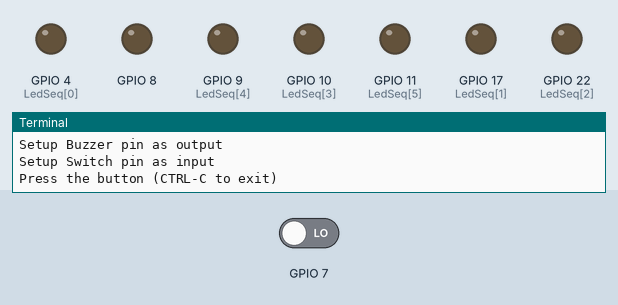
This program was run on a simulated Raspberry Pi (BCM pin numbers). Parts: output pins drawn as LEDs (lit = HIGH), the last lines printed to the terminal. Inputs (shaded band) come from the test bench; at power-on: GPIO 7 LOW.

Above: at 1.2 s.
1.3 s: GPIO 7 driven HIGH
At 2.5 s:
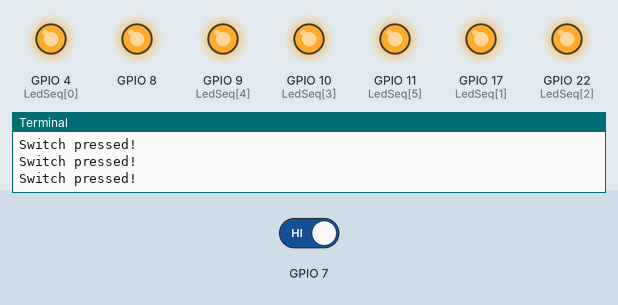
2.8 s: GPIO 7 driven LOW
At 4.2 s:
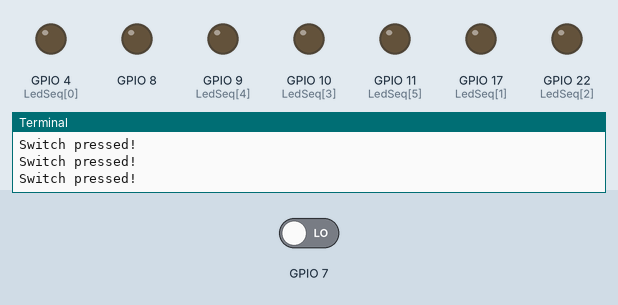
Timing chart, 0 to 5.8 s (numbered marks = the images above; inputs shaded):
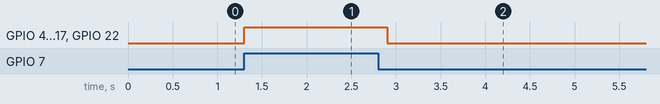

Measured:
- after the input at 1.3 s, GPIO 4 (LedSeq[0]), GPIO 8, GPIO 9 (LedSeq[4]), GPIO 10 (LedSeq[3]), GPIO 11 (LedSeq[5]), GPIO 17 (LedSeq[1]), GPIO 22 (LedSeq[2]): LOW → HIGH at once
- after the input at 2.8 s, GPIO 4 (LedSeq[0]), GPIO 8, GPIO 9 (LedSeq[4]), GPIO 10 (LedSeq[3]), GPIO 11 (LedSeq[5]), GPIO 17 (LedSeq[1]), GPIO 22 (LedSeq[2]): HIGH → LOW after 0.10 s

The program:

berryclip_05.py
```python
#!/usr/bin/python
#--------------------------------------
#    ___                   ________
#   / _ )___ __________ __/ ___/ (_)__
#  / _  / -_) __/ __/ // / /__/ / / _ \
# /____/\__/_/ /_/  \_, /\___/_/_/ .__/
#                  /___/        /_/
#
#       BerryClip - 6 LED Board
#
# This script lights all 6 LEDs and
# sounds the buzzer when the switch
# is pressed.
#
# Author : Matt Hawkins
# Date   : 12/11/2012
#
# http://www.raspberrypi-spy.co.uk/
#
#--------------------------------------

# Import required libraries
import RPi.GPIO as GPIO
import time

# Tell GPIO library to use GPIO references
GPIO.setmode(GPIO.BCM)

# List of LED GPIO numbers
LedSeq = [4,17,22,10,9,11]

# Set up the GPIO pins as outputs and set False
print "Setup LED pins as outputs"
for x in range(6):
  GPIO.setup(LedSeq[x], GPIO.OUT)
  GPIO.output(LedSeq[x], False)

# Buzzer on GPIO8
print "Setup Buzzer pin as output"
GPIO.setup(8, GPIO.OUT)

# Switch on GPIO7
print "Setup Switch pin as input"
GPIO.setup(7, GPIO.IN)

# Wrap main content in a try block so we can
# catch the user pressing CTRL-C and run the
# GPIO cleanup function. This will also prevent
# the user seeing lots of unnecessary error
# messages.

print "Press the button (CTRL-C to exit)"

try:

  # Loop until users quits with CTRL-C
  while True :

    if GPIO.input(7)==1:
      print "Switch pressed!"
      # Enable Buzzer and turn on LEDs
      GPIO.output(8, True)
      for x in range(6):
        GPIO.output(LedSeq[x], True)
      # Wait for 0.2 seconds
      time.sleep(0.2)
      # Disable Buzzer and turn off LEDs
      GPIO.output(8, False)
      for x in range(6):
        GPIO.output(LedSeq[x], False)

except KeyboardInterrupt:
  # Reset GPIO settings
  GPIO.cleanup()
```
